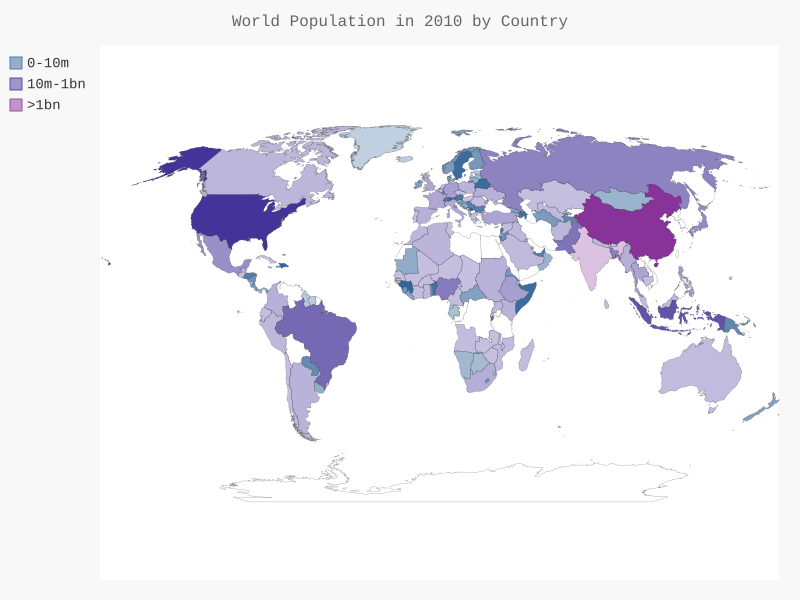

Python code for this plot:
import json

from pygal_maps_world.maps import World
from pygal.style import RotateStyle, LightColorizedStyle

from country_codes import get_country_code

# Load the data into a list.
filename = 'population_data.json'
with open(filename, 'r') as f:
    pop_data = json.load(f)

# Buid a dictionary of population data.
cc_populations = {}
for pop_dict in pop_data:
    if pop_dict['Year'] == '2010':
        country_name = pop_dict['Country Name']
        population  = int(float(pop_dict['Value']))
        code = get_country_code(country_name)
        if code:
            cc_populations[code] = population


# Group the countries into 3 population levels.
cc_pops_1, cc_pops_2, cc_pops_3 = {}, {}, {}
for cc, pop in cc_populations.items():
    if pop < 10000000:
        cc_pops_1[cc] = pop
    elif pop < 1000000000:
        cc_pops_2[cc] = pop
    else:
        cc_pops_3[cc] = pop


# See how many countries are in each level.
print(len(cc_pops_1), len(cc_pops_2), len(cc_pops_3))

wm_style = RotateStyle('#336699', base_style=LightColorizedStyle)
wm = World(style=wm_style)
wm.title = 'World Population in 2010 by Country'
wm.add('0-10m', cc_pops_1)
wm.add('10m-1bn', cc_pops_2)
wm.add('>1bn', cc_pops_3)

wm.render_to_file('world_population.svg')
